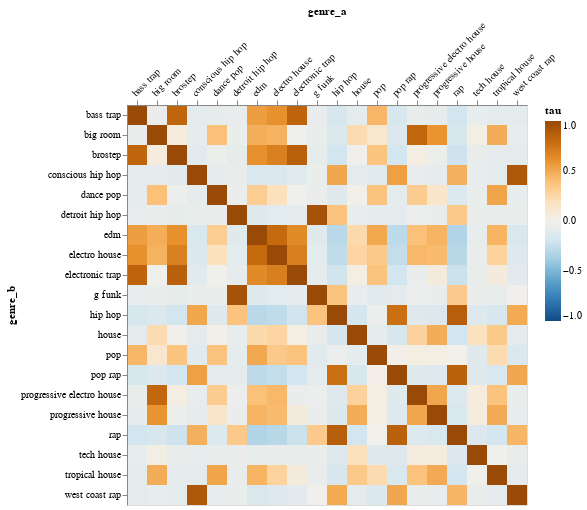

Here is the notebook cell this chart was saved with:
### Markdown cell above
A much better approach is using Altair, so let's see how these genres correlate then.

### Code cell
#| echo: false
alt.Chart(pd.DataFrame(rows)).mark_rect().encode(
    x=alt.X('genre_a:N',
           axis=alt.Axis(
               labelAngle=-45,
               orient='top',
           )
    ), 
    y='genre_b:N', 
    color=alt.Color('tau:Q', scale=alt.Scale(scheme='blueorange', domain=[-1, 1])),
    tooltip=['tau', 'genre_a', 'genre_b'],
)

### Figure 1 — Vega-Lite specification as saved in the notebook (floating-point values rounded to 4 significant figures; data arrays with more than 128 entries replaced by an {"elided": "..."} marker saying what was removed)
{"config": {"view": {"continuousWidth": 400, "continuousHeight": 300}}, "data": {"name": "data-271f6a4f4b2df6be8d8593d3f5e08381"}, "mark": "rect", "encoding": {"color": {"type": "quantitative", "field": "tau", "scale": {"domain": [-1, 1], "scheme": "blueorange"}}, "tooltip": [{"type": "quantitative", "field": "tau"}, {"type": "nominal", "field": "genre_a"}, {"type": "nominal", "field": "genre_b"}], "x": {"type": "nominal", "axis": {"labelAngle": -45, "orient": "top"}, "field": "genre_a"}, "y": {"type": "nominal", "field": "genre_b"}}, "$schema": "https://vega.github.io/schema/vega-lite/v4.8.1.json", "datasets": {"data-271f6a4f4b2df6be8d8593d3f5e08381": {"elided": "400 records"}}}
